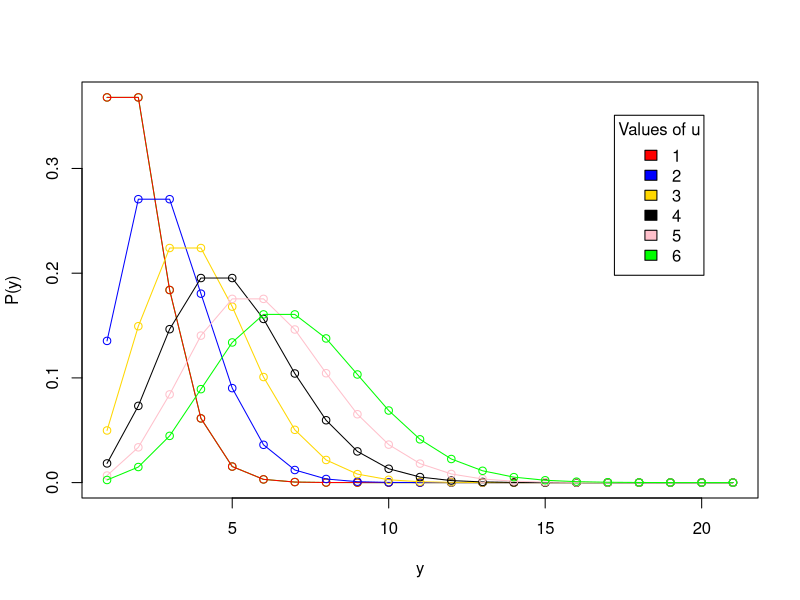
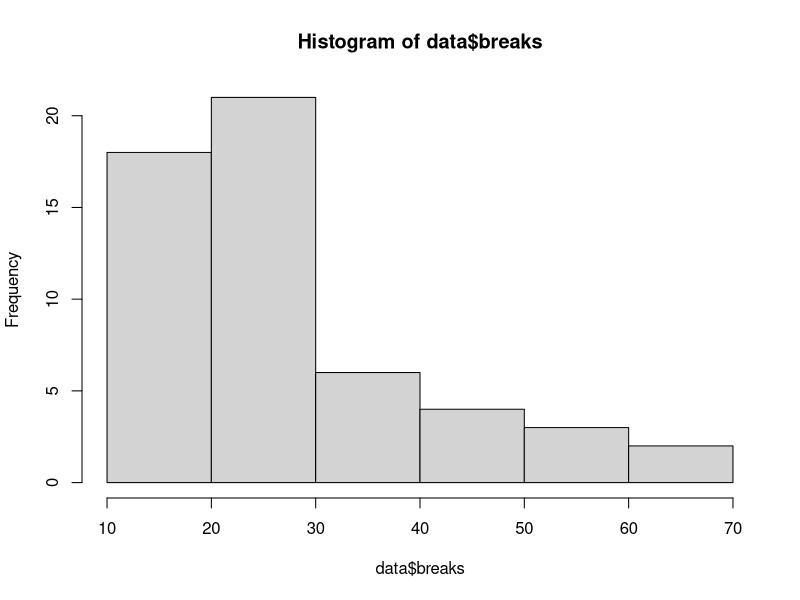

The R source for these figures, in order: (Note: this script raises an error after producing the figures.)
## DOCUMENTATION _______________________________________________
'	Desc:	Poisson regression tutorial. 
	Ref:	https://www.dataquest.io/blog/tutorial-poisson-regression-in-r/
  Ref:  https://en.wikipedia.org/wiki/Poisson_distribution
  
  PDF:  probability density function is a function that describes the relative 
  likelihood that a continuous random variable (a variable whose possible 
  values are continuous outcomes of a random event) will have a given value.   
'

# What are Poisson Regression Models? ------------------------------
' Use: Best used for modeling events where the outcomes are counts, ie "count data"
  Count data: discrete data with non-negative integer values that count something. 
  Ex:  The number of times an event occurs during a given timeframe, 
  Ex: The number of people in line at the grocery store for a given time period. 
  
  Count data:  Can also be expressed as rate data, i.e. number of times in a day
  week, month, etc. 

  Why use Poisson Regression?
  - It helps us to analyze which explanatory variables (X values) have an effect
    on a given response value (Y value, the count or rate). 
  - For instance, a grocery store could use pr to understand and predict the
    number of people in line. 
'


# What is a Poisson Distribution? -----------------------------------
' Distribution to model the probability of event or events occuring within
  a specific timeframe.  
  It assumes that y occurences are not affected by the timing of previous
  occurences of y. 

  From stats book: "A widely used distribution emerges from the concept that 
    events occur randomly in an interval (or region).  The random variable
    of interest is the count of the events that occur within the interval. 
  
  Ex from stats book:  
    Calculate the number of flaws per milimeter in a copper wire with 
    a mean of 2.3 flaws per millimeter. Determine the probability of 
    exactly two flaws in 1 millimerter of wire.  Let X denote the number
    of flaws in 1 millimeter of wire. Then Lambda*T = 2.3 flaws and
    
    P(X=2) = e^-2.3 * 2.3^2 / 2!
    '

px_2 <- (exp(1)^-2.3 * 2.3^2) / factorial(2)

for (i in 1:6){
  shit <- (exp(1)^-i * i^2) / factorial(2)
  print(shit)
  }


# Visualize Poisson Distribution Plot -----------------------------

# vector of colors
colors <- c('Red', 'Blue', 'Gold', 'Black', 'Pink', 'Green')

# list to hold distribution values
poisson.dist <- list()

# vector of values for mu
mu <- c(1,2,3,4,5,6)

# iterate list of mu values.
' dpois(x, lambda, log=False)'
for (i in 1:6){
  poisson.dist[[i]] <- c(dpois(0:20, i))
}

# Plot values 
plot(unlist(poisson.dist[1]), type='o', xlab='y', ylab="P(y)", 
            col= colors[i])
for (i in 1:6){
  lines(unlist(poisson.dist[i]), type='o', col=colors[i])
}
legend("topright", legend = mu, inset = 0.08, cex = 1.0, fill = colors, title = "Values of u")


# How does poisson distribution differ from a normal dist? --------
' Use of count data vs continuous variables. 
  Skewed depending on value of lambda
  Variance = Mean vs variance and mean being different parameters. 

'


# Example of Calculating a Probability Using Poisson Dist ---------
' If there are 12 cars crossing a bridge on average per minute, what
  is the probability of having seventeen or more cars cross the bridge 
  in any given minute?

  ppois:  density function.  ppois(q, lambda, lower.tail=True)
    q,      vector of quantiles
    lambda  vector of non-negative means. 
    lower.tail=False: means P[X > x]
'
ppois(16, 12, lower.tail=FALSE)   # note we use 16 because we are looking for
                                  # 17 or more. 


# Poisson Regression Models and GLMs ------------------------------
' GLM:  Are linear models in which response variables follow a 
        distribution other than a normal distribution. This is because
        glm models have response variables that are categorical. 
  Link: To transform a non-linear relationship to a linear form, a 
        link function is used, which is the log for the Poisson 
        regression.  
        
        Log(y) = alpha + b1x1 + b2x2  bpxp
        alpha is the intercept. 
        coefficients are calculated using MLE
  Ex:   log(y) = alpha + b(x)
        y = e^(alpha) + e^bx
        
        
  Assumptions:
      - One of the most import assumptions abou the poisson distribution 
      and by extension poisson regress is the euidispersion characteristic, 
      which means that the mean and variance of the distribution are equal. 
      Therefore, sigma^2 must be equal to 1. 
      - When variance is > mean, this is called over-dispersion. 
'


# Fitting a model ----------------------------------------------
' glm(formula, family=gaussian/poisson, data, weights, subset)

'
# Data
' Looks at how many warp breaks occured for different types of looms
  per loom, per fixed length of yarn. 
  y= breaks
  x = wool and tension

'
data <- warpbreaks
col_names <- names(data)
ls.str(warpbreaks)

# Plot histogram of dependent variable (breaks)
hist(data$breaks)
mean(data$breaks)
var(data$breaks)   # var is > mean.  Indication of over dispersion. 


# Fit Model 
poisson.model <- glm(breaks ~ wool + tension, data, family=poisson(link='log'))
summary(poisson.model)


# Interpreting the Poisson Model
' exp(α)= effect on the mean μ, when X = 0
  exp(β) = with every unit increase in X, the predictor variable has multiplicative effect of exp(β) on the mean of Y, that is μ
  If β = 0, then exp(β) = 1, and the expected count is exp(α) and, Y and X are not related.
  If β > 0, then exp(β) > 1, and the expected count is exp(β) times larger than when X = 0
  If β < 0, then exp(β) < 1, and the expected count is exp(β) times smaller than when X = 0

  Pvalue: to see which variables have an effect on the response variable we look
          at the p-values.  if p < 0.05 then the variable has an effect. 
  
  *Over dispersion:  if the residual deviance > degrees of freedom then we 
   have an over dispersion. 

  Note: R automatically converts categorical variables to dummy ones?
  The Null deviance shows how well the response variable is predicted by a 
  model that includes only the intercept (grand mean) whereas residual with 
  the inclusion of independent variables. Above, we can see that the addition 
  of 3 (53-50 =3) independent variables decreased the deviance to 210.39 from 
  297.37. Greater difference in values means a bad fit.

'

# Make a prediction
newdata <- data.frame(wool='B', tension='A')
predict(poisson.model, newdata=newdata, type='response')
